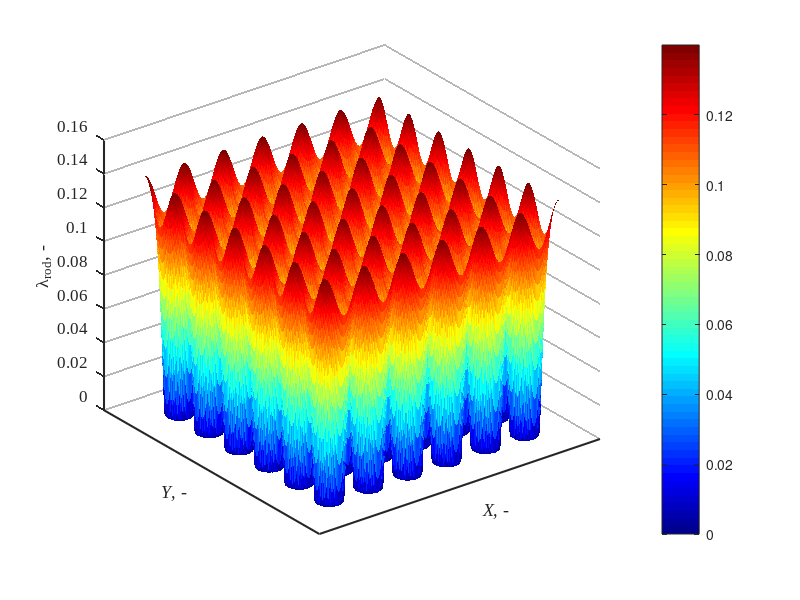
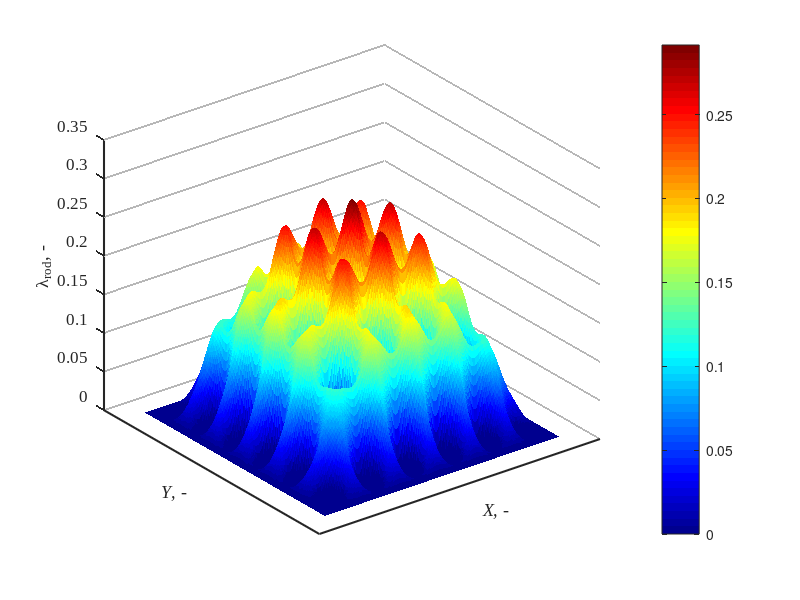
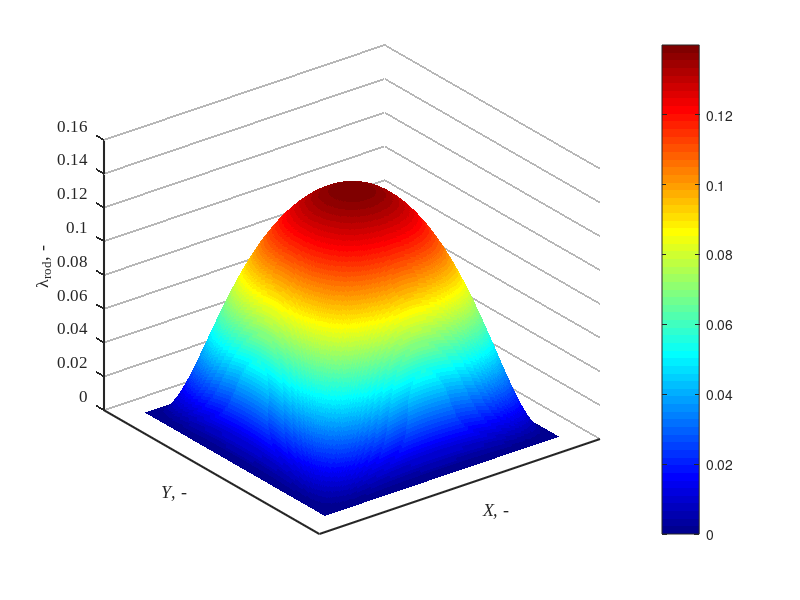

MATLAB code to generate these figures, in order: (Note: this script raises an error after producing the figures.)
clc; clear; close all;
% ================== 计算混合长度 (lm) 的分布 ==================
% Set parameters
C1 = 0.14;  
C2 = 0.08; 
C3 = 0.06;  
C4 = 26;
D = 0.01;  % Rod diameter (m)
P = 0.0167;% Rod bundle pitch (m)
R = D / 2; % Rod radius
m = 1/29.2;
Re_values= [7268.072,10884.969, 13055.358, 15961.487,20309.744];

Re_t_values = 1.35 .* 0.4 .* Re_values./log(Re_values)/2;
decay_factor = Re_t_values(2) / C4;
channel_width = 0.1;
channel_height = 0.1;

% Set up computational grid (-3P, 3P) to ensure all rods are included
Nx = 300; 
Ny = 300;
x = linspace(-3*P, 3*P, Nx);
y = linspace(-3*P, 3*P, Ny);
[X, Y] = meshgrid(x, y);

% Calculate rod center positions, aligning the center to (0,0)
num_rows = 6; % 6x6 rod bundle
num_cols = 6;
dx = P; 
dy = P;

x_centers = ((1:num_cols) - (num_cols + 1) / 2) * dx;
y_centers = ((1:num_rows) - (num_rows + 1) / 2) * dy;
[Xc, Yc] = meshgrid(x_centers, y_centers);
rod_centers = [Xc(:), Yc(:)];

% Compute the distance to the nearest rod center
min_distances = inf(size(X));
for k = 1:size(rod_centers, 1)
    distances = sqrt((X - rod_centers(k,1)).^2 + (Y - rod_centers(k,2)).^2);
    min_distances = min(min_distances, distances);
end

% Compute the mixing length (lm), setting regions with lm < R to NaN
lm = zeros(size(X));
idx_core = (min_distances >= R);
lm(idx_core) = (C1 - C2 * (1 - (-R + min_distances(idx_core)) / (max(min_distances(:)) - R)).^2 ...
                - C3 * (1 - (-R + min_distances(idx_core)) / (max(min_distances(:)) - R)).^4) ...
                .* (1 - exp(decay_factor * ((R - min_distances(idx_core)) / (max(min_distances(:)) - R))));

 
% 通道尺寸和幂律参数
W = 6 * P;  % 这里选择流道宽度为 6P，与混合长度网格对齐
H = 6 * P;  % 同理

% 为了配合混合长度计算的 X, Y 网格，重新归一化坐标
r_x = abs(X) / (W/2);
r_y = abs(Y) / (H/2);

% 通道幂律分布（使用均匀最大值归一化）
% U_channel_x = 0.14*(1-4/7*(r_x).^2-3/7*(r_x).^4).*(1-exp(-Re_t_values(1).*(1-r_x)/C4))/(W/2);
% U_channel_y = 0.14*(1-4/7*(r_y).^2-3/7*(r_y).^4).*(1-exp(-Re_t_values(1).*(1-r_y)/C4))/(W/2);
% 
% U_channel =( U_channel_x.^(-20) + U_channel_y.^(-20)).^(-1/20);


U_channel_x = (1-4/7*(r_x).^2-3/7*(r_x).^4).*(1-exp(-Re_t_values(1).*(1-r_x)/C4));
U_channel_y = (1-4/7*(r_y).^2-3/7*(r_y).^4).*(1-exp(-Re_t_values(1).*(1-r_y)/C4));

U_channel =0.14*( U_channel_x.* U_channel_y);

U_channel(U_channel < 0) = 0;
U_original = U_channel;
% ========= 面积平均速度（缩放前） =========
dx = W / (Nx - 1);
dy = H / (Ny - 1);
dA = dx * dy;
total_area = W * H;
U_avg_original = sum(U_original(:) * dA) / total_area;
% ========= 缩放以归一化平均速度为 1 =========
scale_factor = 1 / U_avg_original;
U_scaled = U_original * scale_factor;
% ========= 缩放后再计算一次平均值以验证 =========
U_avg_scaled = sum(U_scaled(:) * dA) / total_area;           
            
            
                     
% 可视化混合长度 lm 分布
figure;
surf(X, Y, lm,  'EdgeColor', 'none'); 
colorbar;
colormap(jet);
xlabel('\it{X}, -', 'FontName', 'Times New Roman', 'FontSize', 12);
ylabel('\it{Y}, -', 'FontName', 'Times New Roman', 'FontSize', 12);
zlabel('\lambda_{rod}, -', 'Interpreter', 'tex', 'FontName', 'Times New Roman', 'FontSize', 12);
% 设置坐标轴属性
set(gca, ...
    'FontName', 'Times New Roman', ...
    'FontSize', 12, ...
    'LineWidth', 3, ...               % 坐标轴刻度线加粗
    'GridLineStyle', '-', ...
    'GridAlpha', 0.4, ...
    'GridColor', [0.3 0.3 0.3], ...
    'LineWidth', 1.5);                  % 网格线加粗
grid on;
xticks(-1:0.4:1);
yticks(-1:0.4:1);


% 可视化混合长度 lm 分布
figure;
surf(X, Y, lm.* U_scaled,  'EdgeColor', 'none'); 
AAA=lm.* U_scaled;
XX=X(:);
YY=Y(:);
ZZ=(AAA(:));
colorbar;
colormap(jet);
xlabel('\it{X}, -', 'FontName', 'Times New Roman', 'FontSize', 12);
ylabel('\it{Y}, -', 'FontName', 'Times New Roman', 'FontSize', 12);
zlabel('\lambda_{rod}, -', 'Interpreter', 'tex', 'FontName', 'Times New Roman', 'FontSize', 12);
% 设置坐标轴属性
set(gca, ...
    'FontName', 'Times New Roman', ...
    'FontSize', 12, ...
    'LineWidth', 3, ...               % 坐标轴刻度线加粗
    'GridLineStyle', '-', ...
    'GridAlpha', 0.4, ...
    'GridColor', [0.3 0.3 0.3], ...
    'LineWidth', 1.5);                  % 网格线加粗
grid on;
xticks(-1:0.4:1);
yticks(-1:0.4:1);


% 可视化混合长度 lm 分布
figure;
surf(X, Y, U_channel,  'EdgeColor', 'none'); 

colorbar;
colormap(jet);
xlabel('\it{X}, -', 'FontName', 'Times New Roman', 'FontSize', 12);
ylabel('\it{Y}, -', 'FontName', 'Times New Roman', 'FontSize', 12);
zlabel('\lambda_{rod}, -', 'Interpreter', 'tex', 'FontName', 'Times New Roman', 'FontSize', 12);
% 设置坐标轴属性
set(gca, ...
    'FontName', 'Times New Roman', ...
    'FontSize', 12, ...
    'LineWidth', 3, ...               % 坐标轴刻度线加粗
    'GridLineStyle', '-', ...
    'GridAlpha', 0.4, ...
    'GridColor', [0.3 0.3 0.3], ...
    'LineWidth', 1.5);                  % 网格线加粗
grid on;
xticks(-1:0.4:1);
yticks(-1:0.4:1);



Across = (100^2-(36*pi*(D/2)^2))/4;

% **读取并处理流场数据**
data = [
0	0	1.3157788744721
0	8.3333	1.28150498910915
0	25	1.21517117223561
0	16.6666666666667	1.27225753857891
-8.33333333333333	16.6666666666667	1.20737254930127
-16.6666666666667	16.6666666666667	1.21741400728532
-16.6667	25	1.19363302832612
8.33333333333333	16.6666666666667	1.18724833863244
16.6666666666667	16.6666666666667	1.19981239385144
16.6667	25	1.19305975903111
16.6667	41.6667	1.14269563124375
0	33.3333333333333	1.25527811331408
-8.33333333333333	33.3333333333333	1.19706370329333
-16.6666666666667	33.3333333333333	1.22026377974166
-25	33.3333333333333	1.18409995709111
-33.3333333333333	33.3333333333333	1.19462538680417
8.33333333333333	33.3333333333333	1.17744340279046
16.6666666666667	33.3333333333333	1.19660715160325
25	33.3333333333333	1.19082893136763
33.3333333333333	33.3333333333333	1.17398172253408
33.3333	41.6667	1.14496847346418
0	41.6667	1.17399165351035
-16.6667	41.6667	1.1407653732544
-33.3333	41.6667	1.1317058433363
0	48.335	1.20212446073426
-8.33333333333333	48.335	1.11777303308902
-16.6666666666667	48.335	1.17990097101792
-25	48.335	1.13861006160721
-33.3333333333333	48.335	1.17825137965713
-41.6666666666667	48.335	1.08384054703005
8.33333333333333	48.335	1.12444891107579
16.6666666666667	48.335	1.16417402213646
25	48.335	1.14538593865467
33.3333333333333	48.335	1.1599233083827
41.6666666666667	48.335	1.07858535719249
-48.335	48.335	1.10378878645276
48.335	48.335	1.11895367911525];

x = data(:,1);
y = data(:,2);
v = data(:,3);

% 生成对称点
x_full = [x; -x; x; -x; y; -y; y; -y];
y_full = [y; y; -y; -y; x; x; -x; -x];
v_full = [v; v; v; v; v; v; v; v];

% 去重
[unique_points, ~, idx] = unique([x_full, y_full], 'rows');
v_avg = accumarray(idx, v_full, [], @mean);

% 插值网格
[Xq, Yq] = meshgrid(linspace(-50, 50, 100), linspace(-50, 50, 100));
Vq = griddata(unique_points(:,1), unique_points(:,2), v_avg, Xq, Yq, 'cubic');
Z_min = min(Vq(:));


% 图1：原始散点
figure;
scatter(x, y, 50, v, 'filled');
colorbar;
xlabel('X (mm)'); ylabel('Y (mm)');
title('排序前的1/4流场');
for j = 1:length(x)
    text(x(j), y(j), num2str(v(j), '%.2f'), 'FontSize', 8, 'Color', 'k', ...
        'HorizontalAlignment', 'left', 'VerticalAlignment', 'bottom');
end
grid on; view(-90, 90); colormap('jet');

% 图2：排序后
sortedData = sortrows([data(:,1), data(:,2), data(:,3)], [-2, -1]);
x_sorted = sortedData(:,1); y_sorted = sortedData(:,2); v_sorted = sortedData(:,3);
figure;
scatter(x_sorted, y_sorted, 50, v_sorted, 'filled');
colorbar;
xlabel('Y (mm)'); ylabel('X (mm)');
title('排序后的1/4流场');
grid on; view(-90, 90); colormap('jet');
for i = 1:length(x_sorted)
    text(x_sorted(i), y_sorted(i),sprintf('%.2f', v_sorted(i)), 'FontSize', 8, 'Color', 'k', ...
        'HorizontalAlignment', 'left', 'VerticalAlignment', 'bottom');
end

% 图3：完整对称流场（实验点）
figure;
scatter(unique_points(:,1), unique_points(:,2), 50, v_avg, 'filled');
colorbar;
xlabel('X (mm)'); ylabel('Y (mm)');
title('完整的流场数据分布（去重后）');
grid on; axis equal; colormap('jet');
XY_target=unique_points;

% 提取 X 与 Y 网格中的间距（确保插值有效）
x_range = linspace(-3*P, 3*P, Nx)*1000;
y_range = linspace(-3*P, 3*P, Ny)*1000;

% 插值计算目标点处的 AAA 值
AAA_values = interp2(X*1000, Y*1000, AAA, x, y, 'linear');


U_s=[0	0	0.0127681416245166
0	8.3333	0.0118890806840612
0	25	0.0129520203231713
		
		
		
		
0	16.6666666666667	0.0131204664183399
-8.33333333333333	16.6666666666667	0.012591495699599
-16.6666666666667	16.6666666666667	0.0127446073506235
-16.6667	25	0.0128292704124514
		
8.33333333333333	16.6666666666667	0.0130972794382827
16.6666666666667	16.6666666666667	0.0124626196327919
16.6667	25	0.0128518832312537
16.6667	41.6667	0.0137280099806665
0	33.3333333333333	0.0119603223474964
-8.33333333333333	33.3333333333333	0.0207058799088163
-16.6666666666667	33.3333333333333	0.012226883222089
-25	33.3333333333333	0.0132052626009781
-33.3333333333333	33.3333333333333	0.0129852080651187
		
8.33333333333333	33.3333333333333	0.0127789170873286
16.6666666666667	33.3333333333333	0.0115662092565047
25	33.3333333333333	0.0121841317401704
33.3333333333333	33.3333333333333	0.0117562040744762
33.3333	41.6667	0.0123349127829564
		
		
		
		
		
		
		
		
		
		
		
		
		
		
0	41.6667	0.0135004754970423
-16.6667	41.6667	0.0134086149651858
-33.3333	41.6667	0.0124632991407717
		
		
		
0	48.335	0.01351
-8.33333	48.335	0.01577
-16.66667	48.335	0.01394
-25	48.335	0.01433
-33.33333	48.335	0.01304
-41.66667	48.335	0.01422
		
8.33333	48.335	0.01384
16.66667	48.335	0.0136
25	48.335	0.01391
33.33333	48.335	0.0136
41.66667	48.335	0.01452
-48.335	48.335	0.01485
48.335	48.335	0.0139];
% 载入数据

Eddy_frequcy = U_s(:,3)./ (AAA_values * 0.1);
min(Eddy_frequcy(:))
max(Eddy_frequcy(:))

